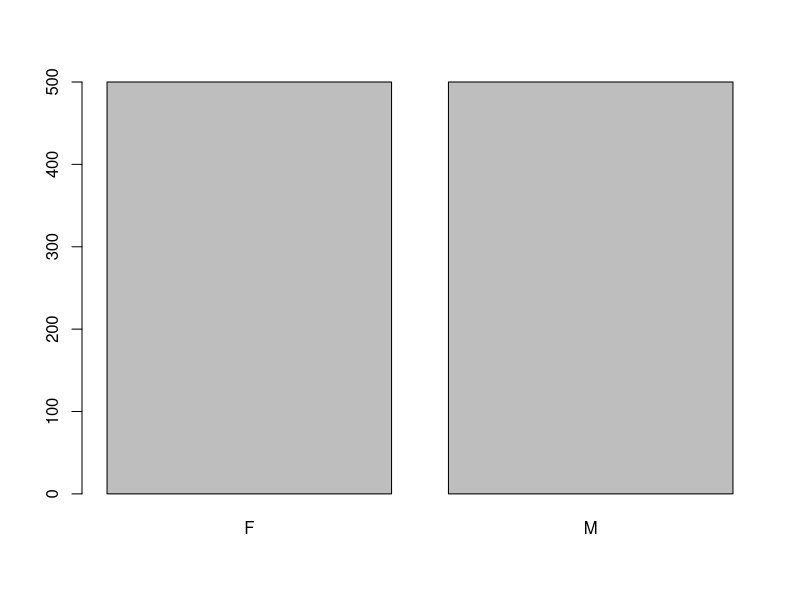
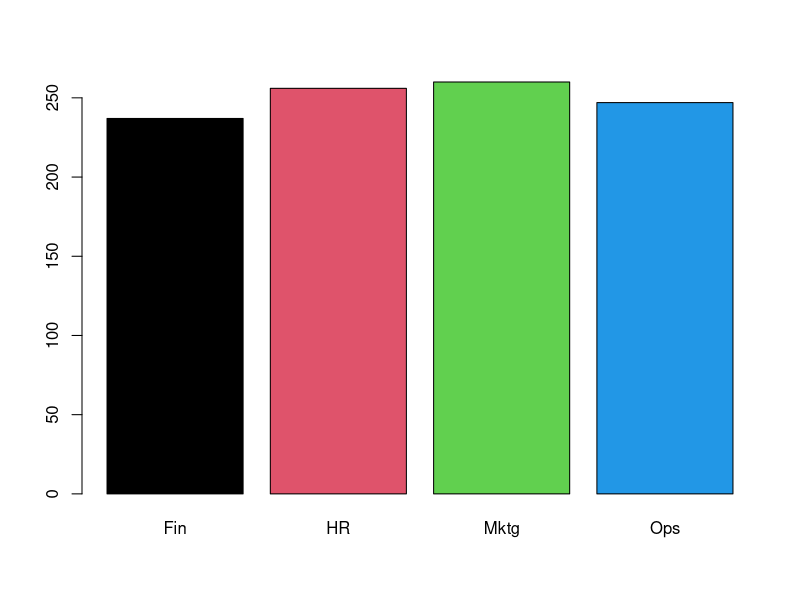
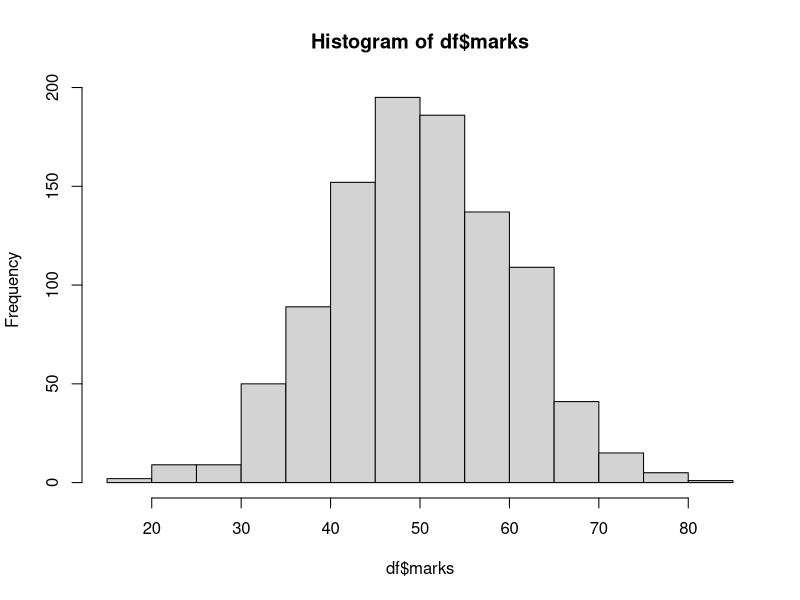
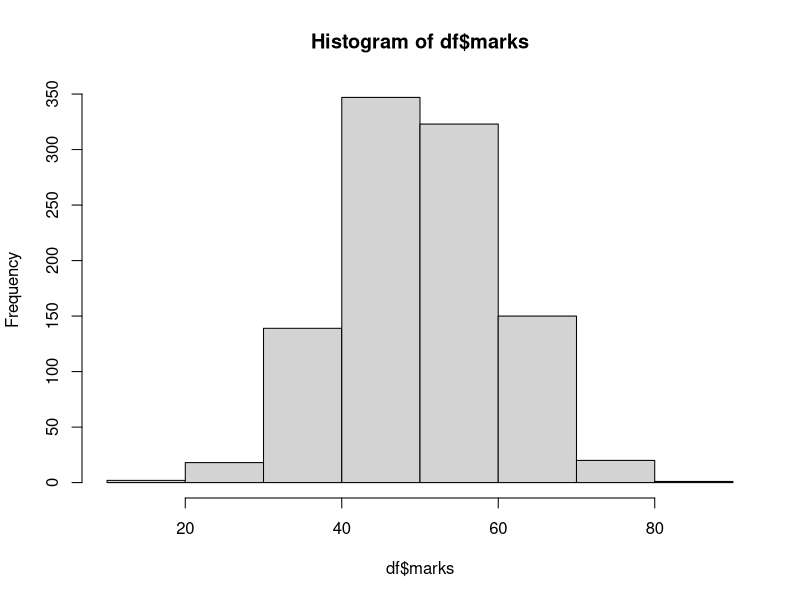

These figures' R source, in order:
#IIM Jammu - Online - Oct 2019


mtcars
n=1000
(rollno = 1:n-1)
(name = paste('Student',1:n,sep=''))
(gender = c(rep('M',n/2), rep('F',n/2)))
(marks = rnorm(n, mean=50, 10))
(area = sample(c('Mktg','Fin',"HR","Ops"), size=n, replace=T))

df = data.frame(rollno, name, gender, marks, area)
df

table(df$gender)
table(df$area)
barplot(table(df$gender))
barplot(table(df$area), col=1:4)
table(df$area, df$gender)
mean(df$marks)

df
df[df$gender == "M",]
df[df$gender == "M","marks"]
mean(df[df$gender == "M","marks"])

library(dplyr)
df %>% group_by(gender, area) %>% summarise(MM = mean(marks, na.rm=T), n())

df[df$name == 'Student100',]
hist(df$marks)
h=hist(df$marks,5)
h
